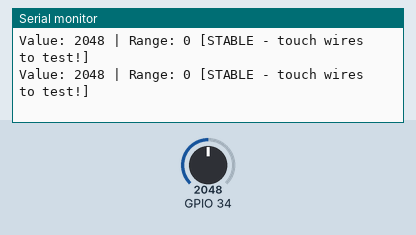
A sketch run on a simulated ESP32. Shown: the last lines printed to the serial monitor. The inputs (shaded band) are chosen by the test bench; at power-on: GPIO 34 = 2048 (analog values on the 0–4095 scale).

Above: at 1.2 s.
1.3 s: GPIO 34 set to 2866
At 2.1 s:
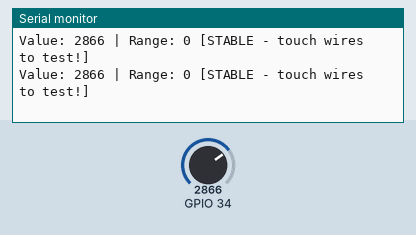
2.8 s: GPIO 34 set to 3603
At 3.8 s:
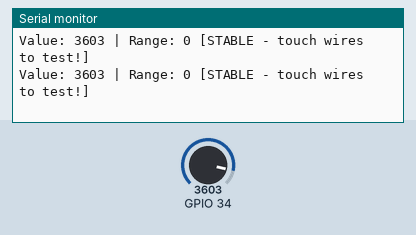
Timing chart, 0 to 5.8 s (numbered marks = the images above; inputs shaded):
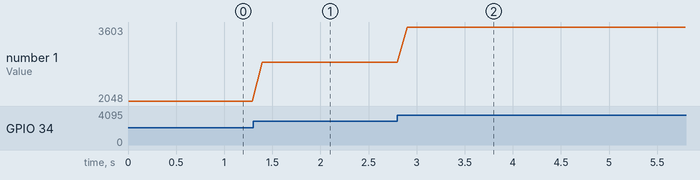

The sketch:

1-test_feb6a.ino
```cpp
// Single Channel Test with Diagnostics
void setup() {
    Serial.begin(115200);
    analogReadResolution(12);
    analogSetAttenuation(ADC_11db);

    Serial.println("=== AD8232 AMPLIFICATION TEST ===");
    Serial.println("Step 1: Should see stable ~1920");
    Serial.println("Step 2: Touch RA and LA wires - values should jump!");
    Serial.println("=====================================");
}

void loop() {

    int value = analogRead(34);

    // Calculate variability
    static int last10[10] = {2048,2048,2048,2048,2048,2048,2048,2048,2048,2048};
    static int idx = 0;

    last10[idx] = value;
    idx = (idx + 1) % 10;

    int minVal = 4095, maxVal = 0;
    for(int i = 0; i < 10; i++) {
        if(last10[i] < minVal) minVal = last10[i];
        if(last10[i] > maxVal) maxVal = last10[i];
    }
    int range = maxVal - minVal;

    Serial.print("Value: ");
    Serial.print(value);
    Serial.print(" | Range: ");
    Serial.print(range);

    if(range < 10) {
        Serial.println(" [STABLE - touch wires to test!]");
    } else if(range < 50) {
        Serial.println(" [SLIGHT MOVEMENT]");
    } else if(range < 200) {
        Serial.println(" [GOOD MOVEMENT]");
    } else {
        Serial.println(" [STRONG SIGNAL! ✓]");
    }

    delay(10);
}
```

Measured:
- after the input at 1.3 s, the serial monitor: prints a new line at once (image 1)
- after the input at 2.8 s, the serial monitor: prints a new line at once (image 2)
- plotted number 1: 2048 → 2866 after the input at 1.3 s, 2866 → 3603 after the input at 2.8 s
